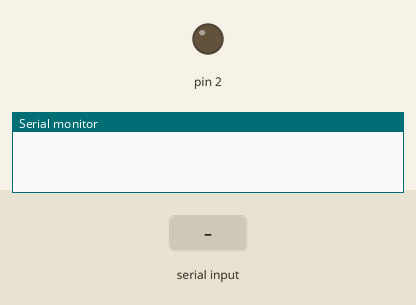
Simulated run of this sketch. Board: Arduino Uno, built with avr-gcc and run on an emulated ATmega328P. Parts: output pins drawn as LEDs (lit = HIGH), the last lines printed to the serial monitor. The inputs (shaded band) are chosen by the test bench.

Above: at 1.2 s.
1.3 s: "1" received over Serial
At 2.1 s:
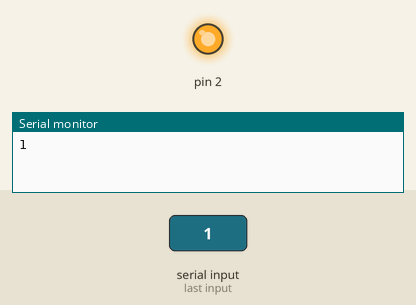
2.8 s: "0" received over Serial
At 3.3 s:
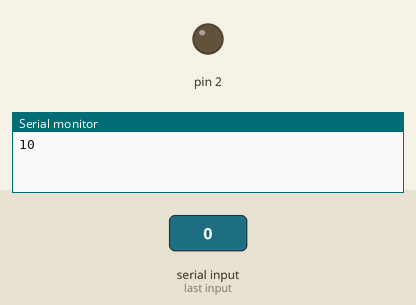
Timing chart, 0 to 5.8 s (numbered marks = the images above; inputs shaded):
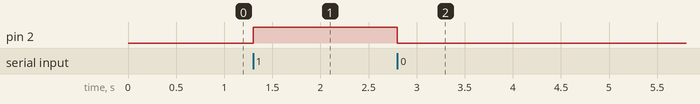

The sketch:

0309-1.ino
```cpp
void setup() {
  // put your setup code here, to run once:
  Serial.begin(115200);
  pinMode(2, OUTPUT);

}

void loop() {
  // put your main code here, to run repeatedly:
  //  Serial.println("good!");
  if (Serial.available()) {
    char c = Serial.read();

    if (c == '0') {
      digitalWrite(2, LOW);
    } else if (c == '1') {
      digitalWrite(2, HIGH);
    }
    Serial.print(c);
  }
  //  delay(1000);
}
```

Measured:
- after the input at 1.3 s, pin 2: LOW → HIGH at once
- after the input at 2.8 s, pin 2: HIGH → LOW at once
